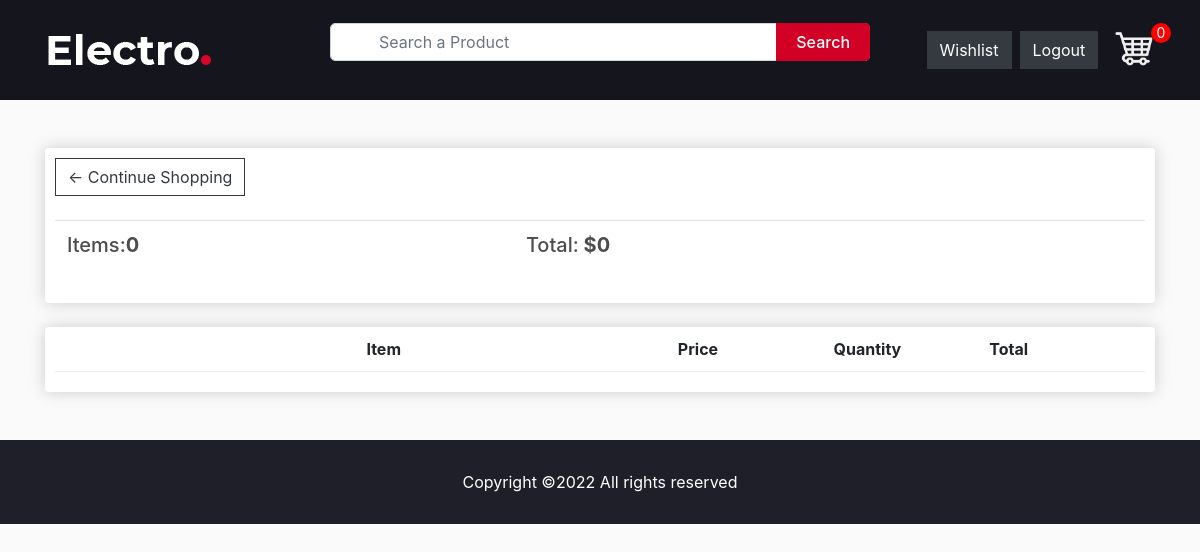
The app's page /cart/ (signed in), older data.
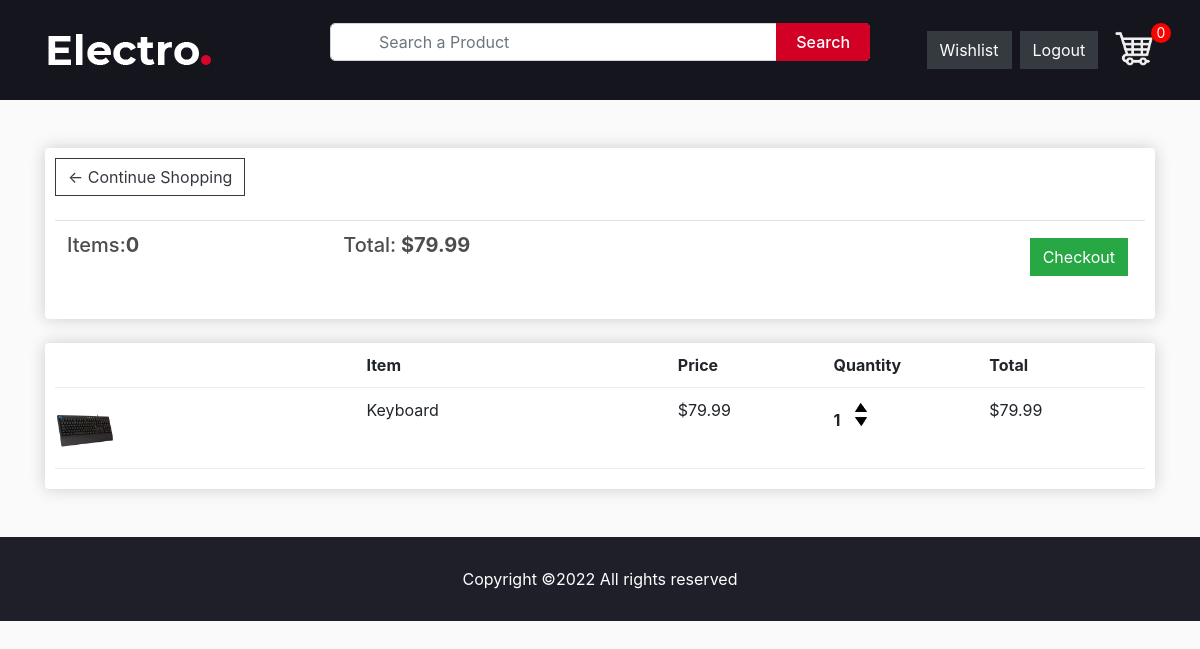
The same page, newer data.
### store/models.py (models this page shows, shortened)
class Order(models.Model):
    customer = models.ForeignKey(
        Customer, on_delete=models.CASCADE, blank=True, null=True
    )
    items = models.ManyToManyField(OrderItem)
    date_orderd = models.DateTimeField(auto_now_add=True)
    ordered = models.BooleanField(default=False, null=False, blank=False)
    being_delivered = models.BooleanField(default=False)
    transaction_id = models.CharField(max_length=200, null=True)
    total_price = models.FloatField(max_length=200, null=True)  # added
    sphipping_address = models.ForeignKey(
        "ShippingAddress", on_delete=models.SET_NULL, blank=True, null=True
    )
    payment = models.ForeignKey(
        "Payment", on_delete=models.SET_NULL, blank=True, null=True
    )
    def get_total(self):
        total = 0
        for order_items in self.items.all():
            total = total + order_items.get_total_item_price
        return total

class OrderItem(models.Model):
    customer = models.ForeignKey(
        Customer, on_delete=models.CASCADE, blank=True, null=True
    )
    product = models.ForeignKey(Product, on_delete=models.CASCADE, null=True)
    quantity = models.IntegerField(default=0, null=True, blank=True)
    ordered = models.BooleanField(default=False)
    @property
    def get_total_item_price(self):
        total = self.product.price * self.quantity
        return total

class Product(models.Model):
    name = models.CharField(max_length=200, null=True)
    price = models.DecimalField(max_digits=7, decimal_places=2)
    digital = models.BooleanField(default=False, null=True, blank=False)
    image = models.ImageField(null=True, blank=True)
    status = models.BooleanField(default=False, null=True, blank=False)  # changed
    description = models.TextField(max_length=1000, null=True, blank=True)  # added
    @property
    def imageURL(self):
        try:
            url = self.image.url
        except:
            url = ""
        return url

### store/views.py (the view)
# urls.py: path("cart/", views.cart, name="cart"),
@login_required(login_url="login")
def cart(request):
    try:
        customer = get_object_or_404(Customer, user=request.user)
        order = Order.objects.get(customer=customer, ordered=False)
        context = {"object": order}
        return render(request, "store/cart.html", context)
    except ObjectDoesNotExist:
        messages.warning(request, "You do not have an active order")
        return redirect("/")

### context_processors/context_processors.py (called while the page is built)
def total_cart_items(request):
    if request.user.is_authenticated and not request.user.is_superuser:
        customer = Customer.objects.filter(user=request.user).first()
        if customer is None:
            return {"totalCartItems": 0}
        order = Order.objects.filter(customer=customer, ordered=False).first()
        if order is None:
            return {"totalCartItems": 0}
        cartItems = order.get_cart_items
    else:
        try:
            cart = json.loads(request.COOKIES["cart"])
        except:
            cart = {}
        items = []
        cartItems = 0
        for i in cart:
            try:
                cartItems += cart[i]["quantity"]
            except:
                pass
    return {"totalCartItems": cartItems}

### store/templates/store/cart.html
{% extends 'store/header.html' %}
{% load static %}
{% block content %}
	<div class="container py-5">
		<div class="row">
			<div class="col-lg-12">
				<div class="box-element">
					<a  class="btn btn-outline-dark" href="{% url 'store' %}">&#x2190; Continue Shopping</a>
					<br>
					<br>
					<table class="table">
						<tr>
							<th><h5>Items:<strong>{{totalCartItems}}</strong></h5></th>
							<th><h5>Total:<strong> ${{object.get_total}}</strong></h5></th>
							<th>
								{% if object.get_total %}
								<a  style="float:right; margin:5px;" class="btn btn-success" href="{% url 'checkout' %}">Checkout</a>
								{% endif %}
							</th>
						</tr>
					</table>
				</div>
				<br>
				<div class="box-element">
					<div class="cart-row">
						<div style="flex:2"></div>
						<div style="flex:2"><strong>Item</strong></div>
						<div style="flex:1"><strong>Price</strong></div>
						<div style="flex:1"><strong>Quantity</strong></div>
						<div style="flex:1"><strong>Total</strong></div>
					</div>
					{% for item in object.items.all %}
					<div class="cart-row">
						<div style="flex:2"><img class="row-image" src="{{item.product.imageURL}}"></div>
						<div style="flex:2"><p>{{item.product.name}}</p></div>
						<div style="flex:1"><p>${{item.product.price|floatformat:2}}</p></div>
						<div style="flex:1">
							<p class="quantity">{{item.quantity}}</p>
							<div class="quantity">
								<a href="{% url 'add_to_cart' item.product.id %}"><img class="chg-quantity" src="{% static  'images/arrow-up.png' %}"></a>
								<a href="{% url 'remove_from_cart' item.product.id %}"><img class="chg-quantity" src="{% static  'images/arrow-down.png' %}"></a>
							</div>
						</div>
						<div style="flex:1"><p>${{item.get_total_item_price}}</p></div>
					</div>
					{% endfor %}
				</div>
			</div>
		</div>
	</div>
{% endblock content %}

### store/templates/store/header.html (shortened to what this page needs)
<!DOCTYPE html>
{% load static %}
<html>
    <head>
        <link
            rel="stylesheet"
            href="https://stackpath.bootstrapcdn.com/bootstrap/4.4.1/css/bootstrap.min.css"
        />
        <link
            rel="stylesheet"
            type="text/css"
            href="{% static 'css/style.css' %}"
        />
        <link
        rel="stylesheet"
        href="https://unpkg.com/@trevoreyre/autocomplete-js/dist/style.css"
        />
        <link rel='stylesheet' href='https://maxcdn.bootstrapcdn.com/font-awesome/4.5.0/css/font-awesome.min.css' >
    </head>
    <body>
        <header>
            <div class="container">
                <div class="row align-items-center">
                    <div class="col-6 col-lg-3 order-1">
                        <a href="{% url 'store' %}" class="logo mr-5">
                            <img src="{% static 'images/logo.webp' %}" />
                        </a>
                    </div>
                    <div class="col-lg-6 order-3 order-lg-2">
                        <form id="autocomplete" class="autocomplete" action="/search" method="get">
                            <div class="form-group mb-0">
                                <input type="text" class="autocomplete-input form-control sm-2 mr-5 pl-5" name="search" placeholder="Search a Product">
                            </div>
                            <button type="submit">Search</button>
                        </form>
                    </div>
                    <div class="col-6 col-lg-3 order-2 order-lg-3">
                        <div class="header-right d-flex justify-content-end">
                                {% if request.user.is_authenticated %}
                                <a href="{% url 'wishlist' %}" class="btn btn-warning btn-dark mr-2">Wishlist</a>
                                <a href="{% url 'logout' %}" class="btn btn-warning btn-dark">Logout</a>
                            {% else %}
                                <a href="{% url 'login' %}" class="btn btn-warning btn-dark">Login</a>
                            {% endif %}
                            <div class="cart">
                                <a href="{% url 'cart' %}">
                                    <img src="{% static 'images/cart.jpg' %}" />
                                </a>
                                <p>{{totalCartItems}}</p>
                            </div>
                        </div>
                    </div>
                </div>
            </div>
        </header>
        {% block content %}
        {% endblock content %}
        <footer>
            <div class="container text-center">
                <p>Copyright ©2022 All rights reserved</p>
            </div>
        </footer>
    </body>
</html>

### static/css/style.css (style rules this page uses)
img { max-width: 100%; }
body { background-color: #fafafa; }
h1, h2, h3, h4, h5, h6 { color: #4d4d4d; }
.box-element { -webkit-box-shadow: #cccccc 0 0 16px; box-shadow: #cccccc 0 0 16px; background-color: #fff; border-radius: 4px; padding: 10px; }
.btn { border-radius: 0; }
.row-image { height: 60px; width: auto; }
.cart-row { display: -webkit-box; display: -ms-flexbox; display: flex; -webkit-box-align: flex-stretch; -ms-flex-align: flex-stretch; align-items: flex-stretch; padding-bottom: 10px; margin-bottom: 10px; border-bottom: 1px solid #ececec; }
.quantity { display: inline-block; font-weight: 700; padding-right: 10px; }
.chg-quantity { width: 12px; cursor: pointer; display: block; margin-top: 5px; -webkit-transition: .1s; transition: .1s; }
header { position: -webkit-sticky; position: sticky; top: 0; z-index: 9999; background-color: #15161D; padding: 15px 0; }
header .logo img { height: 70px; }
header .autocomplete { position: relative; }
header .autocomplete input { border-radius: 5px; }
header .autocomplete button { position: absolute; top: 0; right: 0; height: 100%; background-color: #D10024; color: #fff; font-weight: 500; border: 0; border-radius: 0 5px 5px 0; padding: 0 20px; -webkit-transition: 250ms ease-in; transition: 250ms ease-in; }
header .cart { position: relative; }
header .cart img { height: 35px; display: inline-block; margin-left: 15px; }
header .cart p { position: absolute; top: -8px; right: -16px; width: 20px; height: 20px; color: #fff; background-color: red; font-size: 14px; line-height: 20px; text-align: center; border-radius: 50%; }
footer { background-color: #1e1f29; padding: 30px 0; }
footer p { color: #fff; margin-bottom: 0; }

Row changes from the older to the newer data that the page shows:
no longer on this page (row edited): Order: get_total "0"
added Order: get_total "79.99"
added OrderItem: product.imageURL (picture), product.name "Keyboard", product.price "79.99", quantity "1", get_total_item_price "79.99"
Text that changed along with them:
text now shown: "Checkout"
